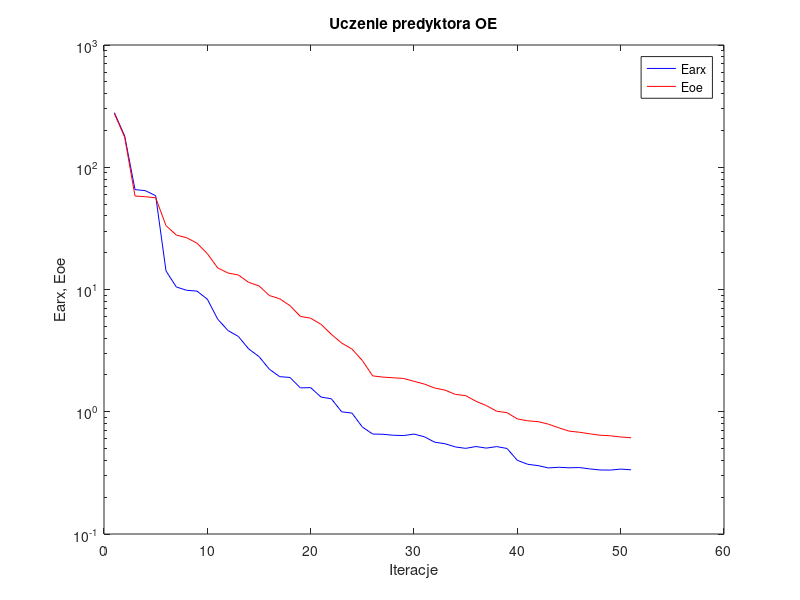
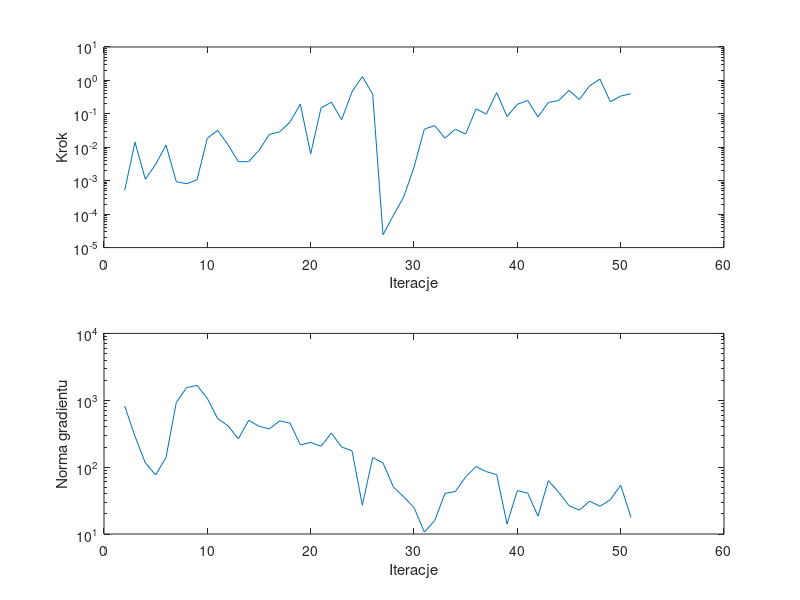

Write the MATLAB code that produced these figures, in order.
%uczenie predyktora oe
clear all;
n=0; farx(n+1)=2.795503e+002; foe(n+1)=2.751620e+002; wspucz(n+1)=0.000000e+000; ng(n+1)=0.000000e+000;
%odnowa zmiennej metryki
n=1; farx(n+1)=1.802182e+002; foe(n+1)=1.761975e+002; krok(n+1)=5.126539e-004; ng(n+1)=8.213699e+002;
n=2; farx(n+1)=6.562778e+001; foe(n+1)=5.819496e+001; krok(n+1)=1.428969e-002; ng(n+1)=2.891794e+002;
n=3; farx(n+1)=6.436504e+001; foe(n+1)=5.737846e+001; krok(n+1)=1.108189e-003; ng(n+1)=1.158794e+002;
n=4; farx(n+1)=5.849889e+001; foe(n+1)=5.629304e+001; krok(n+1)=3.096185e-003; ng(n+1)=7.642678e+001;
n=5; farx(n+1)=1.419380e+001; foe(n+1)=3.329925e+001; krok(n+1)=1.165911e-002; ng(n+1)=1.393355e+002;
n=6; farx(n+1)=1.048052e+001; foe(n+1)=2.788783e+001; krok(n+1)=9.303493e-004; ng(n+1)=9.332639e+002;
n=7; farx(n+1)=9.854697e+000; foe(n+1)=2.651238e+001; krok(n+1)=8.121118e-004; ng(n+1)=1.547321e+003;
n=8; farx(n+1)=9.706043e+000; foe(n+1)=2.391670e+001; krok(n+1)=1.067809e-003; ng(n+1)=1.668443e+003;
n=9; farx(n+1)=8.330217e+000; foe(n+1)=1.964851e+001; krok(n+1)=1.861441e-002; ng(n+1)=1.066677e+003;
n=10; farx(n+1)=5.725727e+000; foe(n+1)=1.502352e+001; krok(n+1)=3.192628e-002; ng(n+1)=5.299041e+002;
n=11; farx(n+1)=4.616109e+000; foe(n+1)=1.364180e+001; krok(n+1)=1.199493e-002; ng(n+1)=4.149103e+002;
n=12; farx(n+1)=4.132070e+000; foe(n+1)=1.314044e+001; krok(n+1)=3.704838e-003; ng(n+1)=2.648845e+002;
n=13; farx(n+1)=3.267662e+000; foe(n+1)=1.144092e+001; krok(n+1)=3.740913e-003; ng(n+1)=5.011615e+002;
n=14; farx(n+1)=2.827662e+000; foe(n+1)=1.070538e+001; krok(n+1)=8.053672e-003; ng(n+1)=4.088870e+002;
n=15; farx(n+1)=2.229358e+000; foe(n+1)=8.929651e+000; krok(n+1)=2.432476e-002; ng(n+1)=3.733355e+002;
n=16; farx(n+1)=1.937113e+000; foe(n+1)=8.398760e+000; krok(n+1)=2.896961e-002; ng(n+1)=4.911116e+002;
n=17; farx(n+1)=1.907803e+000; foe(n+1)=7.375436e+000; krok(n+1)=5.671128e-002; ng(n+1)=4.560711e+002;
n=18; farx(n+1)=1.569036e+000; foe(n+1)=6.027569e+000; krok(n+1)=1.961845e-001; ng(n+1)=2.152462e+002;
n=19; farx(n+1)=1.574260e+000; foe(n+1)=5.822683e+000; krok(n+1)=6.372384e-003; ng(n+1)=2.343022e+002;
n=20; farx(n+1)=1.318755e+000; foe(n+1)=5.191791e+000; krok(n+1)=1.490721e-001; ng(n+1)=2.047678e+002;
n=21; farx(n+1)=1.276923e+000; foe(n+1)=4.296987e+000; krok(n+1)=2.230542e-001; ng(n+1)=3.230025e+002;
n=22; farx(n+1)=9.989693e-001; foe(n+1)=3.646890e+000; krok(n+1)=6.703118e-002; ng(n+1)=1.996526e+002;
n=23; farx(n+1)=9.748546e-001; foe(n+1)=3.256813e+000; krok(n+1)=4.572801e-001; ng(n+1)=1.759583e+002;
n=24; farx(n+1)=7.501436e-001; foe(n+1)=2.625493e+000; krok(n+1)=1.304490e+000; ng(n+1)=2.696241e+001;
n=25; farx(n+1)=6.571944e-001; foe(n+1)=1.965385e+000; krok(n+1)=3.886554e-001; ng(n+1)=1.388962e+002;
%odnowa zmiennej metryki
n=26; farx(n+1)=6.544754e-001; foe(n+1)=1.919899e+000; krok(n+1)=2.419290e-005; ng(n+1)=1.158266e+002;
n=27; farx(n+1)=6.423784e-001; foe(n+1)=1.897055e+000; krok(n+1)=9.108340e-005; ng(n+1)=5.072498e+001;
n=28; farx(n+1)=6.385685e-001; foe(n+1)=1.870436e+000; krok(n+1)=3.276764e-004; ng(n+1)=3.598270e+001;
n=29; farx(n+1)=6.568768e-001; foe(n+1)=1.775065e+000; krok(n+1)=2.531421e-003; ng(n+1)=2.490729e+001;
n=30; farx(n+1)=6.245583e-001; foe(n+1)=1.684669e+000; krok(n+1)=3.500452e-002; ng(n+1)=1.067809e+001;
n=31; farx(n+1)=5.636551e-001; foe(n+1)=1.564481e+000; krok(n+1)=4.438543e-002; ng(n+1)=1.583872e+001;
n=32; farx(n+1)=5.477147e-001; foe(n+1)=1.503227e+000; krok(n+1)=1.875076e-002; ng(n+1)=4.049231e+001;
n=33; farx(n+1)=5.154841e-001; foe(n+1)=1.386043e+000; krok(n+1)=3.469665e-002; ng(n+1)=4.319450e+001;
n=34; farx(n+1)=5.018517e-001; foe(n+1)=1.355440e+000; krok(n+1)=2.502768e-002; ng(n+1)=7.142725e+001;
n=35; farx(n+1)=5.193363e-001; foe(n+1)=1.218096e+000; krok(n+1)=1.409038e-001; ng(n+1)=1.019853e+002;
n=36; farx(n+1)=5.041909e-001; foe(n+1)=1.123672e+000; krok(n+1)=9.809225e-002; ng(n+1)=8.570687e+001;
n=37; farx(n+1)=5.188976e-001; foe(n+1)=1.009777e+000; krok(n+1)=4.337210e-001; ng(n+1)=7.714305e+001;
n=38; farx(n+1)=5.007881e-001; foe(n+1)=9.826161e-001; krok(n+1)=8.322808e-002; ng(n+1)=1.414163e+001;
n=39; farx(n+1)=4.005827e-001; foe(n+1)=8.736989e-001; krok(n+1)=1.926134e-001; ng(n+1)=4.447776e+001;
n=40; farx(n+1)=3.718044e-001; foe(n+1)=8.432814e-001; krok(n+1)=2.515310e-001; ng(n+1)=4.096737e+001;
n=41; farx(n+1)=3.627064e-001; foe(n+1)=8.300270e-001; krok(n+1)=8.044705e-002; ng(n+1)=1.847709e+001;
n=42; farx(n+1)=3.471433e-001; foe(n+1)=7.920373e-001; krok(n+1)=2.187069e-001; ng(n+1)=6.277017e+001;
n=43; farx(n+1)=3.514339e-001; foe(n+1)=7.396219e-001; krok(n+1)=2.507999e-001; ng(n+1)=4.224516e+001;
n=44; farx(n+1)=3.480159e-001; foe(n+1)=6.944656e-001; krok(n+1)=5.045340e-001; ng(n+1)=2.651156e+001;
n=45; farx(n+1)=3.496422e-001; foe(n+1)=6.799440e-001; krok(n+1)=2.689113e-001; ng(n+1)=2.278350e+001;
n=46; farx(n+1)=3.409689e-001; foe(n+1)=6.601891e-001; krok(n+1)=6.930078e-001; ng(n+1)=3.099513e+001;
n=47; farx(n+1)=3.339749e-001; foe(n+1)=6.427312e-001; krok(n+1)=1.092360e+000; ng(n+1)=2.595015e+001;
n=48; farx(n+1)=3.333147e-001; foe(n+1)=6.360988e-001; krok(n+1)=2.286351e-001; ng(n+1)=3.258950e+001;
n=49; farx(n+1)=3.395406e-001; foe(n+1)=6.215262e-001; krok(n+1)=3.403631e-001; ng(n+1)=5.365618e+001;
n=50; farx(n+1)=3.350992e-001; foe(n+1)=6.131766e-001; krok(n+1)=4.004429e-001; ng(n+1)=1.767745e+001;

figure; semilogy(farx,'b'); hold on; semilogy(foe,'r'); xlabel('Iteracje'); ylabel('Earx, Eoe'); legend('Earx','Eoe'); title('Uczenie predyktora OE');
figure; subplot(2,1,1); semilogy(krok); xlabel('Iteracje'); ylabel('Krok');
subplot(2,1,2); semilogy(ng); xlabel('Iteracje'); ylabel('Norma gradientu');
Earx=farx(n+1)
Eoe=foe(n+1)
